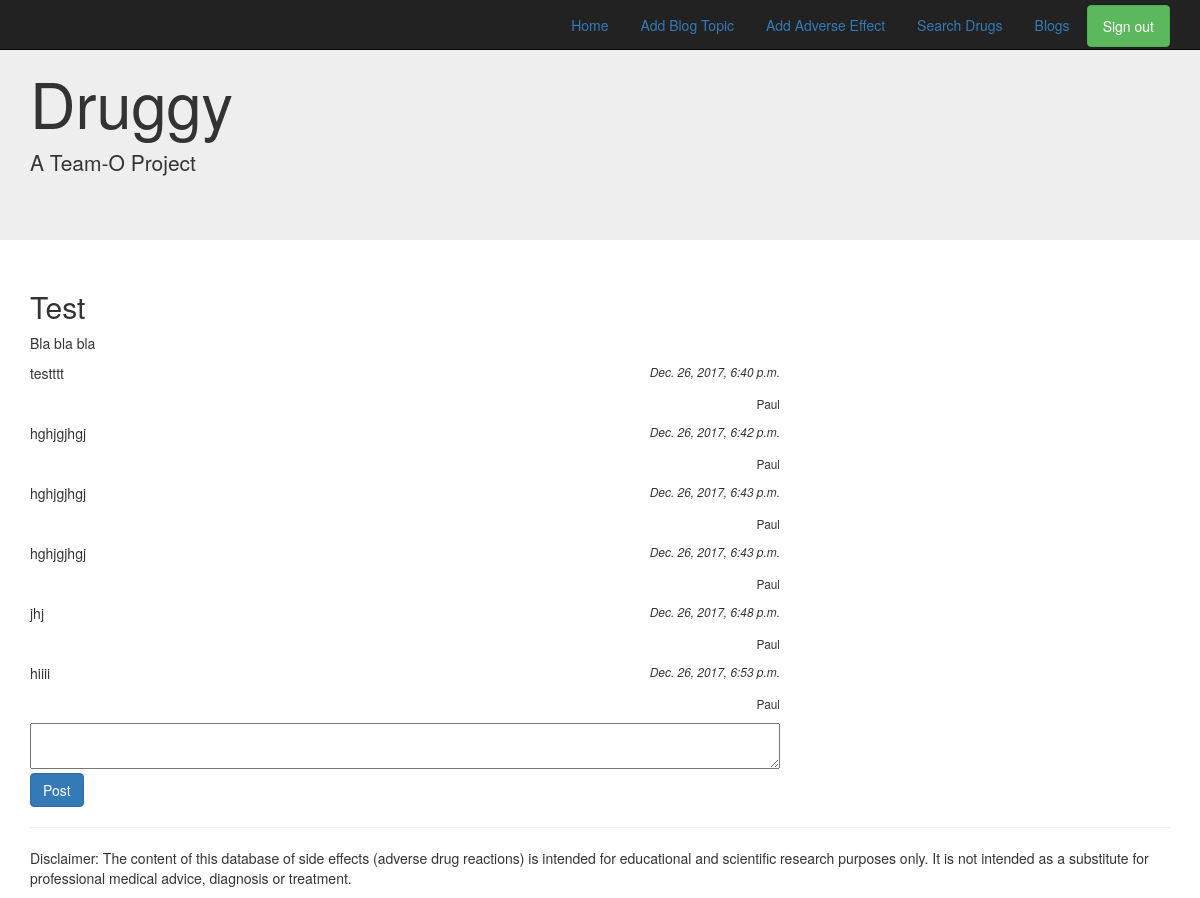
The page /blog/1/ (signed in) on the database its author committed.
### adverse_effects/models.py (models this page shows, shortened)
class Blog(models.Model):
    title = models.CharField(max_length=64)
    content = models.CharField(max_length=300)
    timestamp = models.DateTimeField(auto_now_add=True)
    tag = models.ForeignKey(Tag, on_delete=models.CASCADE)
    rating = models.IntegerField(default=0)

class Comment(models.Model):
    user = models.ForeignKey(settings.AUTH_USER_MODEL, on_delete=models.CASCADE)
    content = models.CharField(max_length=300)
    timestamp = models.DateTimeField(auto_now_add=True)
    blog = models.ForeignKey(Blog, on_delete=models.CASCADE)

class User(AbstractUser):
    age = models.IntegerField()
    sex = models.CharField(max_length=1, choices=[("M", "Male"), ("F", "Female")])
    height = models.IntegerField()
    weight = models.IntegerField(null=True, blank=True, default=None)
    credibility = models.IntegerField(null=True, blank=True, default=None)
    class Meta:
        swappable = 'AUTH_USER_MODEL'

### adverse_effects/views.py (the view)
# urls.py: url(r'^blog/(?P<id>[\d]+)/$', views.detail_blog, name='blog-detail'),
@login_required
def detail_blog(request, id):
    blog = get_object_or_404(Blog, id=id)
    if request.method == "POST":
        comment = request.POST['comment']
        if len(comment) < 3:
            pass
        comm = Comment.objects.create(user=request.user, content=comment, blog=blog)
        return redirect(reverse("core:blog-detail", kwargs={'id': id}))
    return render(request, 'adverse_effects/blog-detail.html', {'blog': blog})

### adverse_effects/templates/adverse_effects/blog-detail.html (shortened to what this page needs)
{% extends 'adverse_effects/base.html' %}
{% load i18n static bootstrap %}
{% block content %}
<div class="articles">
    <div class="row">
        <div class="col-md-12">
            <h2>{{ blog.title }} <small class="pull-right"></small></h2>
            <p>{{ blog.content }}</p>
        </div>
        {% for c in blog.comment_set.all %}
            <div class="col-md-8">
                <p>{{ c.content }} <small class="pull-right"><i>{{ c.timestamp }}</i></small></p>
                <p class="pull-right"><small>{{ c.user.first_name }}</small></p>
            </div>
        {% endfor %}
        <div class="col-md-8">
            <form method="post" >{% csrf_token %}
                <textarea style="width: 100%" required name="comment"></textarea>
                <button type="submit" class="btn-primary btn">Post</button>
            </form>
        </div>
    </div>
</div>
{% endblock %}

### adverse_effects/templates/adverse_effects/base.html (shortened to what this page needs)
{% load static %}
<!DOCTYPE html>
<html lang="en">
<head>
    <link href="{% static 'bootstrap/css/bootstrap.css' %}" rel="stylesheet">
    <link href="{% static 'fonts/font-awesome/css/font-awesome.min.css' %}" rel="stylesheet">
</head>
<body>
<nav class="navbar navbar-inverse navbar-fixed-top">
    <div class="container">
        <div id="navbar" class="navbar-collapse collapse pull-right" style="padding-top: 5px">
              <ul class="nav nav-pills pull-right">
                <li role="presentation" class=""><a href="{% url 'core:home' %}">Home</a></li>
                <li role="presentation"><a href="{% url 'core:blog-new' %}">Add Blog Topic</a></li>
                <li role="presentation"><a href="{% url 'core:adverse-effect-add' %}">Add Adverse Effect</a></li>
                <li role="presentation"><a href="{% url 'core:search-by-drug' %}">Search Drugs</a></li>
                <li role="presentation"><a href="{% url 'core:blog-list' %}">Blogs</a></li>
            {% if request.user.is_authenticated %}
                <li role="presentation"><a href="{% url 'account:logout' %}" class="btn btn-success btn-primary">Sign out</a></li>
            {% else %}
                <li role="presentation"><a href="{% url 'core:register' %}" class="btn btn-success btn-primary">Sign up</a></li>
                <li role="presentation"><a href="{% url 'account:login' %}" class="btn btn-success">Sign in</a></li>
            {% endif %}
              </ul>
        </div>
    </div>
</nav>
{% block jumbotron %}
    <div class="jumbotron">
        <div class="container">
            <h1>Druggy</h1>
            <p>A Team-O Project</p>
        </div>
    </div>
{% endblock %}
<div class="container">
    {% block content %}{% endblock %}
    <hr>
    <footer>
        <p>Disclaimer: The content of this database of side effects (adverse drug reactions) is intended for educational and scientific research purposes only. It is not intended as a substitute for professional medical advice, diagnosis or treatment.</p>
    </footer>
</div>
</body>
</html>

### rows shown on the page
Blog: title "Test", content "Bla bla bla"
Comment: content "testttt", timestamp "Dec. 26, 2017, 6:40 p.m.", user.first_name "Paul"
Comment: content "hghjgjhgj", timestamp "Dec. 26, 2017, 6:42 p.m.", user.first_name "Paul"
Comment: content "hghjgjhgj", timestamp "Dec. 26, 2017, 6:43 p.m.", user.first_name "Paul"
Comment: content "hghjgjhgj", timestamp "Dec. 26, 2017, 6:43 p.m.", user.first_name "Paul"
Comment: content "jhj", timestamp "Dec. 26, 2017, 6:48 p.m.", user.first_name "Paul"
Comment: content "hiiii", timestamp "Dec. 26, 2017, 6:53 p.m.", user.first_name "Paul"
